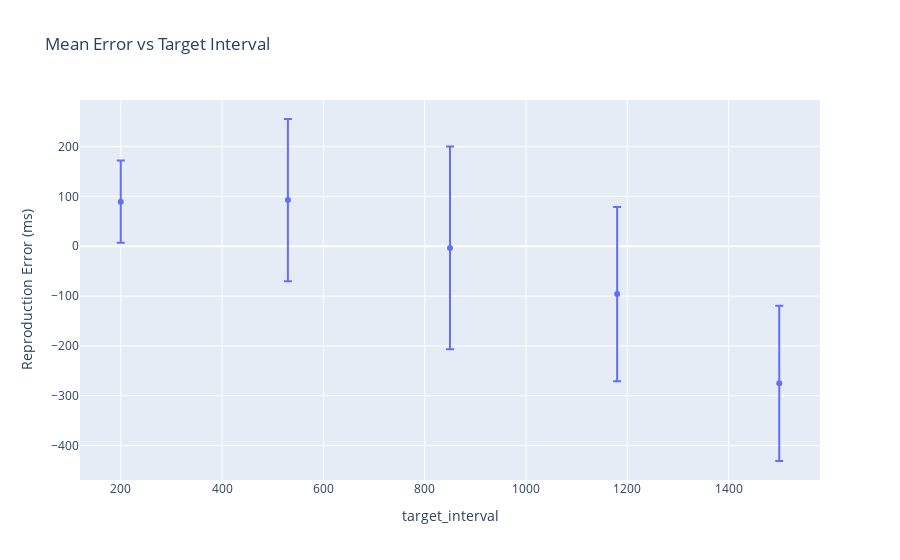
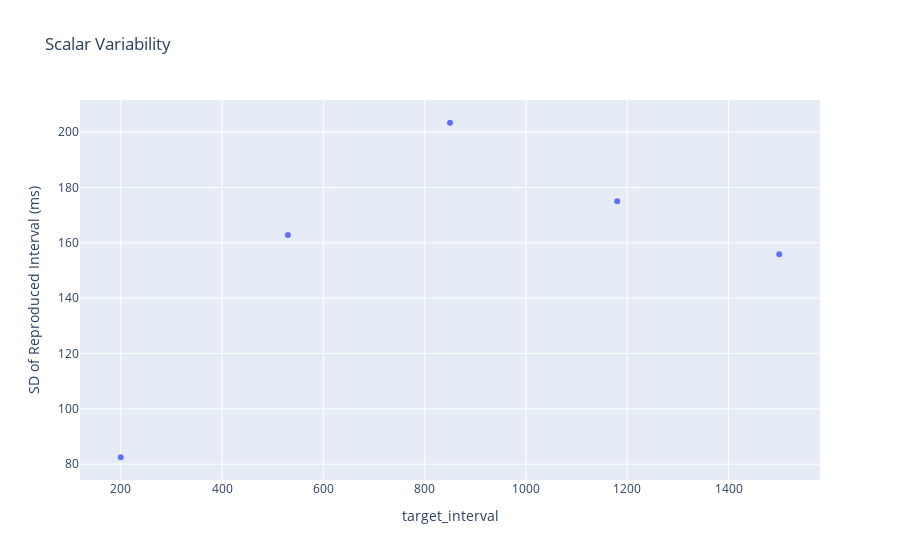
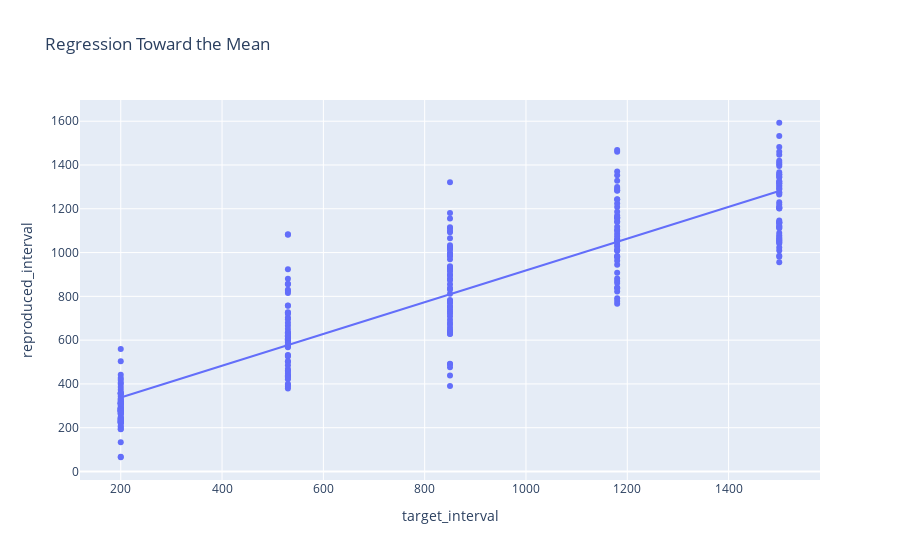

Notebook cell for these charts, in order:
### Code cell
go_df = df[df['phase'] == 'go'].copy()
go_df.dropna(subset=['target_interval', 'reproduced_interval', 'reproduction_error'], inplace=True)
for col in ['target_interval', 'set_duration', 'reproduced_interval', 'reproduction_error']:
    go_df[col] = pd.to_numeric(go_df[col], errors='coerce')
go_df['trial_number'] = range(len(go_df))
error_std = go_df['reproduction_error'].std()
go_df = go_df[go_df['reproduction_error'].abs() <= 2 * error_std].reset_index(drop=True)

# === 1. Mean Error vs Target Interval ===
error_stats = go_df.groupby('target_interval')['reproduction_error'].agg(['mean', 'std']).reset_index()
px.scatter(error_stats, x='target_interval', y='mean', error_y='std',
           title='Mean Error vs Target Interval', labels={'mean': 'Reproduction Error (ms)'}).show()

# === 2. Scalar Variability (SD of reproduced interval) ===
scalar_var = go_df.groupby('target_interval')['reproduced_interval'].std().reset_index()
px.scatter(scalar_var, x='target_interval', y='reproduced_interval',
           title='Scalar Variability', labels={'reproduced_interval': 'SD of Reproduced Interval (ms)'}).show()

# === 3. Regression Toward the Mean ===
px.scatter(go_df, x='target_interval', y='reproduced_interval', trendline="ols",
           title='Regression Toward the Mean').show()

# === 4. Reproduction Error vs Set Duration ===
error_set = go_df.groupby('set_duration')['reproduction_error'].agg(['mean', 'std']).reset_index()
px.scatter(error_set, x='set_duration', y='mean', error_y='std',
           title='Error vs Set Duration', labels={'mean': 'Reproduction Error (ms)'}).show()

# === 5. Error by Target Interval x Set Duration ===
interaction = go_df.groupby(['target_interval', 'set_duration'])['reproduction_error'].mean().reset_index()
px.line(interaction, x='target_interval', y='reproduction_error', color='set_duration',
        title='Error by Target Interval x Set Duration').show()

# === 6. Trial-by-Trial Reproduced Interval ===
px.line(go_df, x='trial_number', y='reproduced_interval', color='target_interval',
        title='Reproduced Interval Across Trials').show()

# === 7. Autocorrelation of Errors ===
lags = list(range(1, 10))
autocorr_vals = [go_df['reproduction_error'].autocorr(lag=l) for l in lags]
px.bar(x=lags, y=autocorr_vals, labels={'x': 'Lag', 'y': 'Autocorrelation'},
       title='Autocorrelation of Reproduction Error').show()

# === 8. Error Distributions by Set Duration ===
px.violin(go_df, x='set_duration', y='reproduction_error', box=True, points='all',
          title='Error Distributions by Set Duration').show()

# === 9. Coefficient of Variation (CV) by Target Interval ===
cv = go_df.groupby('target_interval')['reproduced_interval'].agg(['mean', 'std']).reset_index()
cv['cv'] = cv['std'] / cv['mean']
px.line(cv, x='target_interval', y='cv', title='Coefficient of Variation by Target Interval').show()

# === 10. Outlier Detection (±2 SD) ===
threshold = 2 * go_df['reproduction_error'].std()
go_df['is_outlier'] = go_df['reproduction_error'].abs() > threshold
px.scatter(go_df, x='trial_number', y='reproduction_error', color='is_outlier',
           title='Outliers in Reproduction Error').show()

### Figure 1 — Plotly figure (JSON) as saved in the notebook; plotly's stock layout.template omitted (floating-point values rounded to 4 significant figures)
{"data": [{"error_y": {"array": [82.51, 162.8, 203.4, 175.0, 155.9]}, "hovertemplate": "target_interval=%{x}<br>Reproduction Error (ms)=%{y}<extra></extra>", "legendgroup": "", "marker": {"color": "#636efa", "symbol": "circle"}, "mode": "markers", "name": "", "orientation": "v", "showlegend": false, "type": "scatter", "x": [200, 530, 850, 1180, 1500], "xaxis": "x", "y": [89.43, 92.62, -3.357, -96.06, -275.1], "yaxis": "y"}], "layout": {"legend": {"tracegroupgap": 0}, "title": {"text": "Mean Error vs Target Interval"}, "xaxis": {"anchor": "y", "domain": [0, 1], "title": {"text": "target_interval"}}, "yaxis": {"anchor": "x", "domain": [0, 1], "title": {"text": "Reproduction Error (ms)"}}}}

### Figure 2 — Plotly figure (JSON) as saved in the notebook; plotly's stock layout.template omitted (floating-point values rounded to 4 significant figures)
{"data": [{"hovertemplate": "target_interval=%{x}<br>SD of Reproduced Interval (ms)=%{y}<extra></extra>", "legendgroup": "", "marker": {"color": "#636efa", "symbol": "circle"}, "mode": "markers", "name": "", "orientation": "v", "showlegend": false, "type": "scatter", "x": [200, 530, 850, 1180, 1500], "xaxis": "x", "y": [82.51, 162.8, 203.4, 175.0, 155.9], "yaxis": "y"}], "layout": {"legend": {"tracegroupgap": 0}, "title": {"text": "Scalar Variability"}, "xaxis": {"anchor": "y", "domain": [0, 1], "title": {"text": "target_interval"}}, "yaxis": {"anchor": "x", "domain": [0, 1], "title": {"text": "SD of Reproduced Interval (ms)"}}}}

### Figure 3 — Plotly figure (JSON) as saved in the notebook; plotly's stock layout.template omitted (floating-point values rounded to 4 significant figures; data arrays with more than 128 entries replaced by an {"elided": "..."} marker saying what was removed)
{"data": [{"hovertemplate": "target_interval=%{x}<br>reproduced_interval=%{y}<extra></extra>", "legendgroup": "", "marker": {"color": "#636efa", "symbol": "circle"}, "mode": "markers", "name": "", "orientation": "v", "showlegend": false, "type": "scatter", "x": {"elided": "286 int values"}, "xaxis": "x", "y": {"elided": "286 int values"}, "yaxis": "y"}, {"hovertemplate": "<b>OLS trendline</b><br>reproduced_interval = 0.725184 * target_interval + 193.153<br>R<sup>2</sup>=0.812977<br><br>target_interval=%{x}<br>reproduced_interval=%{y} <b>(trend)</b><extra></extra>", "legendgroup": "", "marker": {"color": "#636efa", "symbol": "circle"}, "mode": "lines", "name": "", "showlegend": false, "type": "scatter", "x": {"elided": "286 int values"}, "xaxis": "x", "y": {"elided": "286 float values"}, "yaxis": "y"}], "layout": {"legend": {"tracegroupgap": 0}, "title": {"text": "Regression Toward the Mean"}, "xaxis": {"anchor": "y", "domain": [0, 1], "title": {"text": "target_interval"}}, "yaxis": {"anchor": "x", "domain": [0, 1], "title": {"text": "reproduced_interval"}}}}
